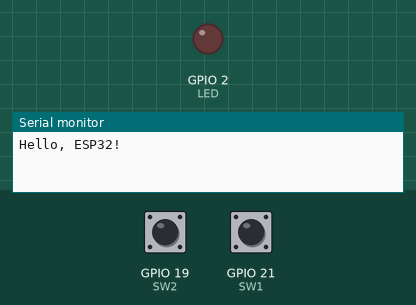
This program was run on a simulated ESP32. Shown: output pins drawn as LEDs (lit = HIGH), the last lines printed to the serial monitor. The inputs (shaded band) are chosen by the test bench; at power-on: GPIO 21 (SW1) HIGH, GPIO 19 (SW2) HIGH.

Above: at 1.2 s.
1.3 s: GPIO 21 (SW1) pulled LOW for 0.15 s
At 2.4 s:
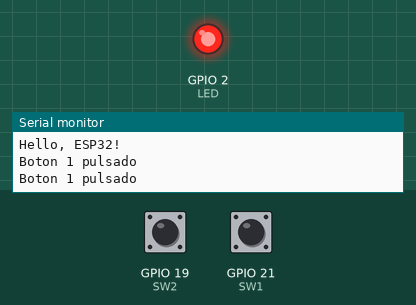
2.9 s: GPIO 19 (SW2) pulled LOW for 0.15 s
At 3.6 s:
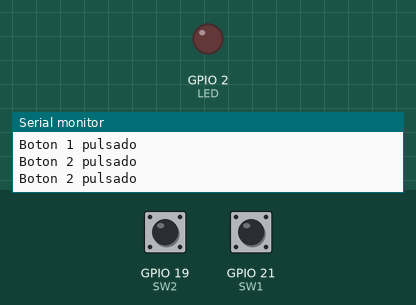
4.5 s: GPIO 21 (SW1) pulled LOW for 1 s
At 4.8 s:
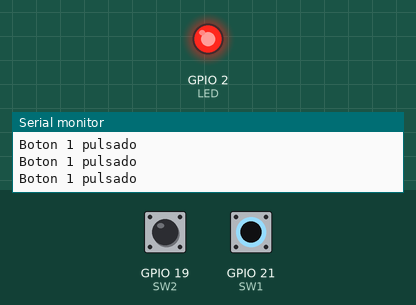
Timing chart, 0 to 7.5 s (numbered marks = the images above; inputs shaded):
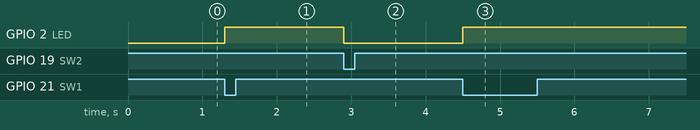

Measured:
- after the input at 1.3 s, GPIO 2 (LED): LOW → HIGH at once
- after the input at 2.9 s, GPIO 2 (LED): HIGH → LOW at once
- after the input at 4.5 s, GPIO 2 (LED): LOW → HIGH at once

The program:

main.cpp
```cpp
#include <Arduino.h>

#define LED 2
#define SW1 21
#define SW2 19
#define PRENDE_LED digitalWrite(LED,HIGH)
#define APAGA_LED digitalWrite(LED,LOW)
#define PRESSED(x) digitalRead(x)==0

void setup() {

  Serial.begin(115200);
  Serial.println("Hello, ESP32!");

  pinMode(LED, OUTPUT);
  pinMode(SW1, INPUT_PULLUP);
  pinMode(SW2, INPUT_PULLUP);

}

void loop() {

  if(PRESSED(SW1)){
      PRENDE_LED;
      Serial.println("Boton 1 pulsado");
      delay(100);
  }

 if(PRESSED(SW2)){
      APAGA_LED;
      Serial.println("Boton 2 pulsado");
      delay(100);
  }
}
```
